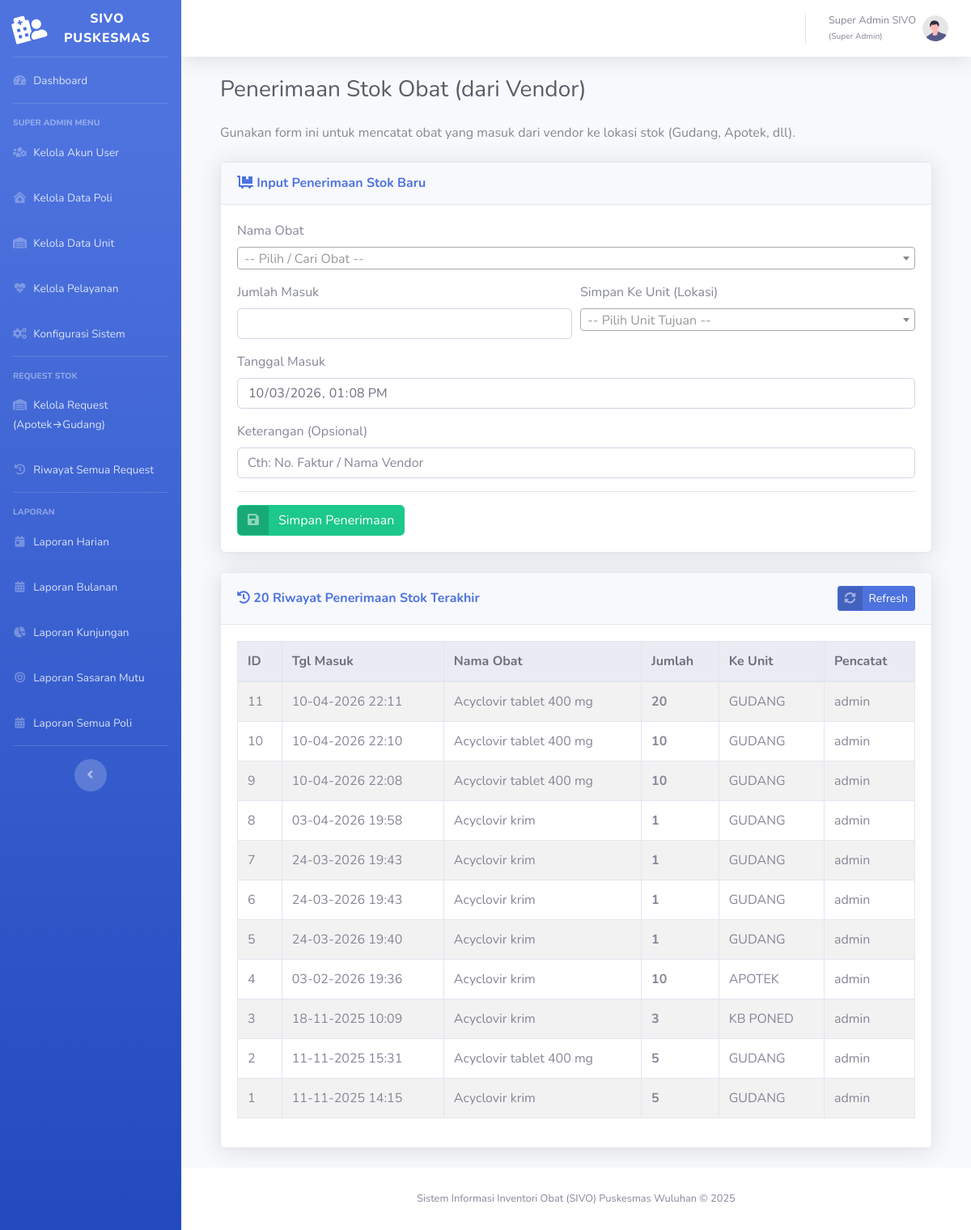
Page /stok/terima.php (signed in) on the committed database.
### tables this page shows
CREATE TABLE `tbl_transaksi_masuk` (
  `id_masuk` bigint(20) NOT NULL,
  `tgl_masuk` datetime NOT NULL,
  `id_obat` int(11) NOT NULL,
  `id_unit` int(11) NOT NULL,
  `jumlah_masuk` int(11) NOT NULL,
  `id_user_pencatat` int(11) NOT NULL,
  `keterangan` varchar(255) DEFAULT NULL COMMENT 'e.g., No. Faktur / Vendor'
);

CREATE TABLE `tbl_obat` (
  `id_obat` int(11) NOT NULL,
  `kode_obat` varchar(20) NOT NULL,
  `nama_obat` varchar(255) NOT NULL,
  `satuan` varchar(30) NOT NULL,
  `id_kategori_obat` int(11) DEFAULT NULL
);

CREATE TABLE `tbl_unit` (
  `id_unit` int(11) NOT NULL,
  `nama_unit` varchar(50) NOT NULL COMMENT 'Cth: GUDANG, APOTEK, UGD, RAWAT INAP, KB PONED'
);

CREATE TABLE `tbl_user` (
  `id_user` int(11) NOT NULL,
  `id_role` int(11) NOT NULL,
  `id_poli` int(11) DEFAULT NULL COMMENT 'Wajib diisi jika rolenya Poli. Null jika Admin.',
  `username` varchar(50) NOT NULL,
  `password` varchar(255) NOT NULL COMMENT 'Wajib di-hash (bcrypt)',
  `nama_lengkap` varchar(100) DEFAULT NULL,
  `is_active` tinyint(1) DEFAULT 1
);

### stok/terima.php (the view, shortened to what this page needs)
<?php
require_once '../config.php';
$page_title = "Penerimaan Stok Obat (dari Vendor)";
$new_id = $_GET['new_id'] ?? null;
try {
    $sql_riwayat = "SELECT
                        t.id_masuk, t.tgl_masuk, o.nama_obat, u.nama_unit,
                        t.jumlah_masuk, usr.username AS pencatat
                    FROM
                        tbl_transaksi_masuk t
                    JOIN tbl_obat o ON t.id_obat = o.id_obat
                    JOIN tbl_unit u ON t.id_unit = u.id_unit
                    JOIN tbl_user usr ON t.id_user_pencatat = usr.id_user
                    ORDER BY t.id_masuk DESC
                    LIMIT 20";
    $stmt_riwayat = $pdo->query($sql_riwayat);
    $riwayat_penerimaan = $stmt_riwayat->fetchAll();
} catch (PDOException $e) {
    die("Error mengambil data: " . $e->getMessage());
}
include '../templates/header.php';
?>
<div class="container-fluid">
    <h1 class="h3 mb-4 text-gray-800"><?php echo htmlspecialchars($page_title); ?></h1>
    <p class="mb-4">Gunakan form ini untuk mencatat obat yang masuk dari vendor ke lokasi stok (Gudang, Apotek, dll).</p>
    <div class="row">
        <div class="col-lg-12">
            <div class="card shadow mb-4">
                <div class="card-header py-3">
                    <h6 class="m-0 font-weight-bold text-primary"><i class="fas fa-dolly-flatbed"></i> Input Penerimaan Stok Baru</h6>
                </div>
                <div class="card-body">
                    <form action="<?php echo BASE_URL; ?>stok/proses_terima.php" method="POST" id="formTerima">
                        <div class="form-group">
                            <label for="id_obat">Nama Obat</label>
                        </div>
                        <div class="form-row">
                            <div class="form-group col-md-6">
                                <label for="jumlah_masuk">Jumlah Masuk</label>
                                <input type="number" class="form-control" id="jumlah_masuk" name="jumlah_masuk" min="1" required>
                            </div>
                            <div class="form-group col-md-6">
                                <label for="id_unit">Simpan Ke Unit (Lokasi)</label>
                            </div>
                        </div>
                        <div class="form-group">
                            <label for="tgl_masuk">Tanggal Masuk</label>
                            <input type="datetime-local" class="form-control" id="tgl_masuk" name="tgl_masuk" value="<?php echo date('Y-m-d\TH:i'); ?>" required>
                        </div>
                        <div class="form-group">
                            <label for="keterangan">Keterangan (Opsional)</label>
                            <input type="text" class="form-control" id="keterangan" name="keterangan" placeholder="Cth: No. Faktur / Nama Vendor">
                        </div>
                        <hr>
                        <button type="submit" class="btn btn-success btn-icon-split">
                            <span class="icon text-white-50">
                                <i class="fas fa-save"></i>
                            </span>
                            <span class="text">Simpan Penerimaan</span>
                        </button>
                    </form>
                </div>
            </div>
        </div>
        <div class="col-lg-12">
            <div class="card shadow mb-4">
                <div class="card-header py-3 d-flex flex-row align-items-center justify-content-between">
                    <h6 class="m-0 font-weight-bold text-primary"><i class="fas fa-history"></i> 20 Riwayat Penerimaan Stok Terakhir</h6>
                    <a href="<?php echo BASE_URL; ?>stok/terima.php" class="btn btn-primary btn-sm btn-icon-split">
                        <span class="icon text-white-50"><i class="fas fa-sync-alt"></i></span>
                        <span class="text">Refresh</span>
                    </a>
                </div>
                <div class="card-body">
                    <div class="table-responsive">
                        <table class="table table-bordered table-striped" width="100%" cellspacing="0">
                            <thead class="thead-light">
                                <tr>
                                    <th>ID</th>
                                    <th>Tgl Masuk</th>
                                    <th>Nama Obat</th>
                                    <th>Jumlah</th>
                                    <th>Ke Unit</th>
                                    <th>Pencatat</th>
                                </tr>
                            </thead>
                            <tbody>
                                <?php if (empty($riwayat_penerimaan)): ?>
                                    <tr><td colspan="6" class="text-center">Belum ada riwayat penerimaan stok.</td></tr>
                                <?php else: ?>
                                    <?php foreach ($riwayat_penerimaan as $r): ?>
                                        <?php $is_new = ($new_id && $r['id_masuk'] == $new_id); ?>
                                        <tr class="<?php echo $is_new ? 'table-success' : ''; ?>">
                                            <td><?php echo $r['id_masuk']; ?></td>
                                            <td><?php echo htmlspecialchars(date('d-m-Y H:i', strtotime($r['tgl_masuk']))); ?></td>
                                            <td><?php echo htmlspecialchars($r['nama_obat']); ?></td>
                                            <td><strong><?php echo htmlspecialchars($r['jumlah_masuk']); ?></strong></td>
                                            <td><?php echo htmlspecialchars($r['nama_unit']); ?></td>
                                            <td><?php echo htmlspecialchars($r['pencatat']); ?></td>
                                        </tr>
                                    <?php endforeach; ?>
                                <?php endif; ?>
                            </tbody>
                        </table>
                    </div>
                </div>
            </div>
        </div>
    </div>
</div>
<?php
include '../templates/footer.php';
?>

### rows in the picture
tbl_transaksi_masuk: id_masuk "11", tgl_masuk "10-04-2026 22:11", id_obat.nama_obat "Acyclovir tablet 400 mg", jumlah_masuk "20", id_unit.nama_unit "GUDANG", id_user_pencatat.username "admin"
tbl_transaksi_masuk: id_masuk "10", tgl_masuk "10-04-2026 22:10", id_obat.nama_obat "Acyclovir tablet 400 mg", jumlah_masuk "10", id_unit.nama_unit "GUDANG", id_user_pencatat.username "admin"
tbl_transaksi_masuk: id_masuk "9", tgl_masuk "10-04-2026 22:08", id_obat.nama_obat "Acyclovir tablet 400 mg", jumlah_masuk "10", id_unit.nama_unit "GUDANG", id_user_pencatat.username "admin"
tbl_transaksi_masuk: id_masuk "8", tgl_masuk "03-04-2026 19:58", id_obat.nama_obat "Acyclovir krim", jumlah_masuk "1", id_unit.nama_unit "GUDANG", id_user_pencatat.username "admin"
tbl_transaksi_masuk: id_masuk "7", tgl_masuk "24-03-2026 19:43", id_obat.nama_obat "Acyclovir krim", jumlah_masuk "1", id_unit.nama_unit "GUDANG", id_user_pencatat.username "admin"
tbl_transaksi_masuk: id_masuk "6", tgl_masuk "24-03-2026 19:43", id_obat.nama_obat "Acyclovir krim", jumlah_masuk "1", id_unit.nama_unit "GUDANG", id_user_pencatat.username "admin"
tbl_transaksi_masuk: id_masuk "5", tgl_masuk "24-03-2026 19:40", id_obat.nama_obat "Acyclovir krim", jumlah_masuk "1", id_unit.nama_unit "GUDANG", id_user_pencatat.username "admin"
tbl_transaksi_masuk: id_masuk "4", tgl_masuk "03-02-2026 19:36", id_obat.nama_obat "Acyclovir krim", jumlah_masuk "10", id_unit.nama_unit "APOTEK", id_user_pencatat.username "admin"
tbl_transaksi_masuk: id_masuk "3", tgl_masuk "18-11-2025 10:09", id_obat.nama_obat "Acyclovir krim", jumlah_masuk "3", id_unit.nama_unit "KB PONED", id_user_pencatat.username "admin"
tbl_transaksi_masuk: id_masuk "2", tgl_masuk "11-11-2025 15:31", id_obat.nama_obat "Acyclovir tablet 400 mg", jumlah_masuk "5", id_unit.nama_unit "GUDANG", id_user_pencatat.username "admin"
tbl_transaksi_masuk: id_masuk "1", tgl_masuk "11-11-2025 14:15", id_obat.nama_obat "Acyclovir krim", jumlah_masuk "5", id_unit.nama_unit "GUDANG", id_user_pencatat.username "admin"

### other values in the picture
$_SESSION['nama_lengkap'] "Super Admin SIVO"
$_SESSION['role_nama'] "Super Admin"
$page_title "Penerimaan Stok Obat (dari Vendor)"
